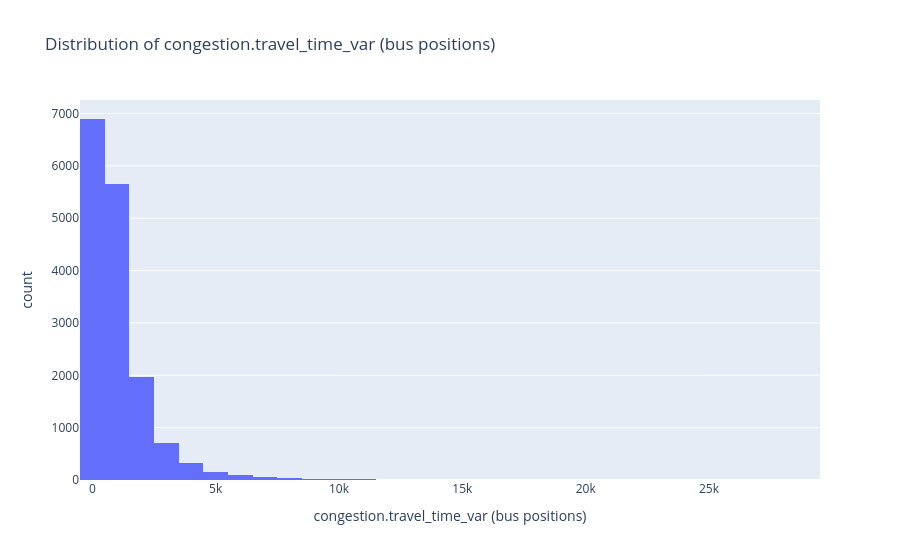

Notebook cell for this chart:
### Markdown cell above
### 3.1 Distribution of travel_time_var
Documenting the heavy right tail.

### Code cell
source = resolve_congestion_source()
print(f"Using congestion source: {source['source_label']}")

query = f"""
SELECT {source['value_col']} AS travel_time_var, {source['sample_col']}
FROM {source['table']}
WHERE {source['value_col']} IS NOT NULL
"""
df_delay = query_to_df(query)

print(df_delay.describe())
print(f"travel_time_var rows: {df_delay.height}")

if df_delay.is_empty():
    print("No congestion rows available.")
else:
    delay_pd = df_delay.to_pandas()
    quantiles = delay_pd["travel_time_var"].quantile([0.5, 0.9, 0.95, 0.99]).to_dict()
    print("Quantiles:")
    for q, v in quantiles.items():
        print(f"  q{int(q*100):02d}: {v:.4f}")

    fig_delay = px.histogram(
        delay_pd,
        x="travel_time_var",
        nbins=50,
        title=f"Distribution of {source['source_label']}",
        labels={"travel_time_var": source['source_label']},
    )
    render_fig(fig_delay)

### Figure 1 — Plotly figure (JSON) as saved in the notebook; plotly's stock layout.template omitted (floating-point values rounded to 4 significant figures; data arrays with more than 128 entries replaced by an {"elided": "..."} marker saying what was removed)
{"data": [{"alignmentgroup": "True", "bingroup": "x", "hovertemplate": "congestion.travel_time_var (bus positions)=%{x}<br>count=%{y}<extra></extra>", "legendgroup": "", "marker": {"color": "#636efa", "pattern": {"shape": ""}}, "name": "", "nbinsx": 50, "offsetgroup": "", "orientation": "v", "showlegend": false, "type": "histogram", "x": {"elided": "15966 float values"}, "xaxis": "x", "yaxis": "y"}], "layout": {"barmode": "relative", "legend": {"tracegroupgap": 0}, "title": {"text": "Distribution of congestion.travel_time_var (bus positions)"}, "xaxis": {"anchor": "y", "domain": [0, 1], "title": {"text": "congestion.travel_time_var (bus positions)"}}, "yaxis": {"anchor": "x", "domain": [0, 1], "title": {"text": "count"}}}}
